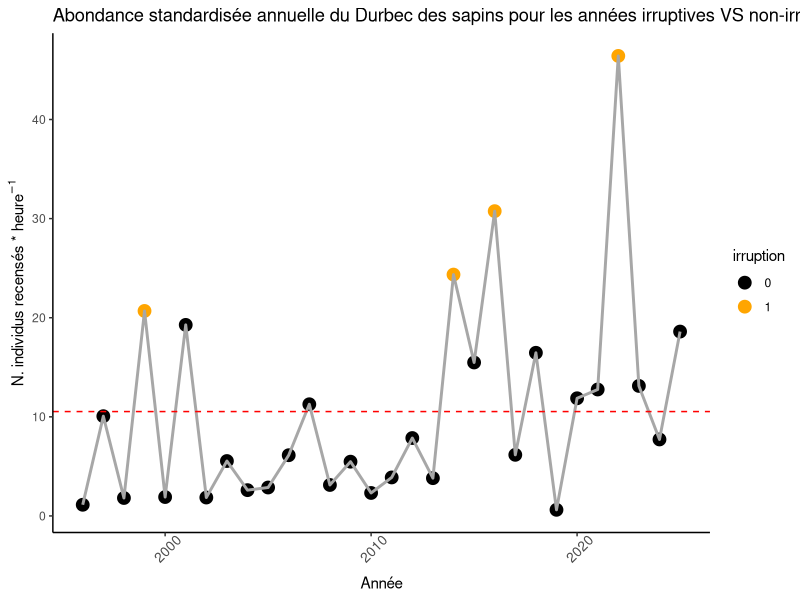
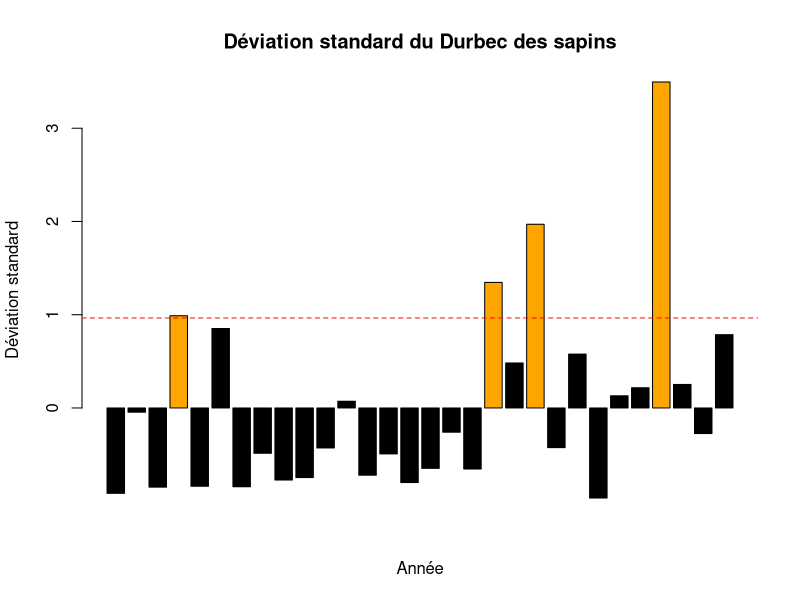
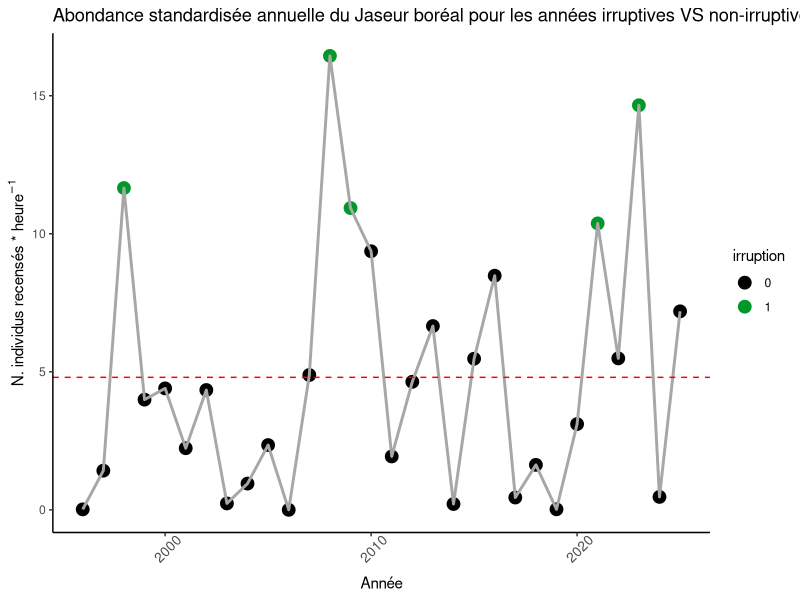
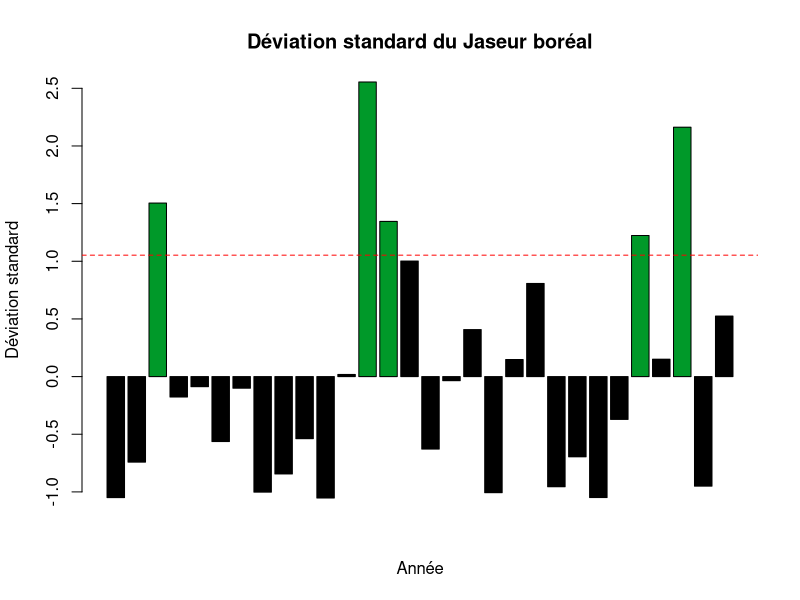
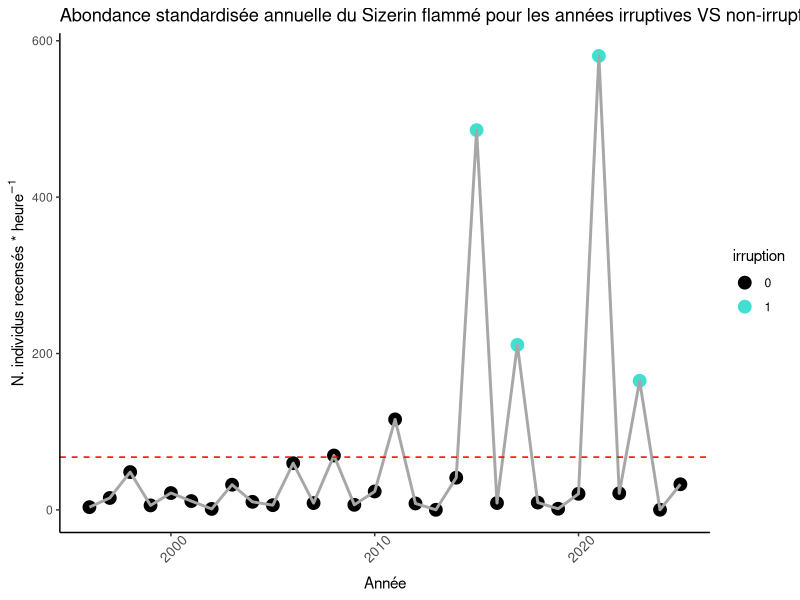
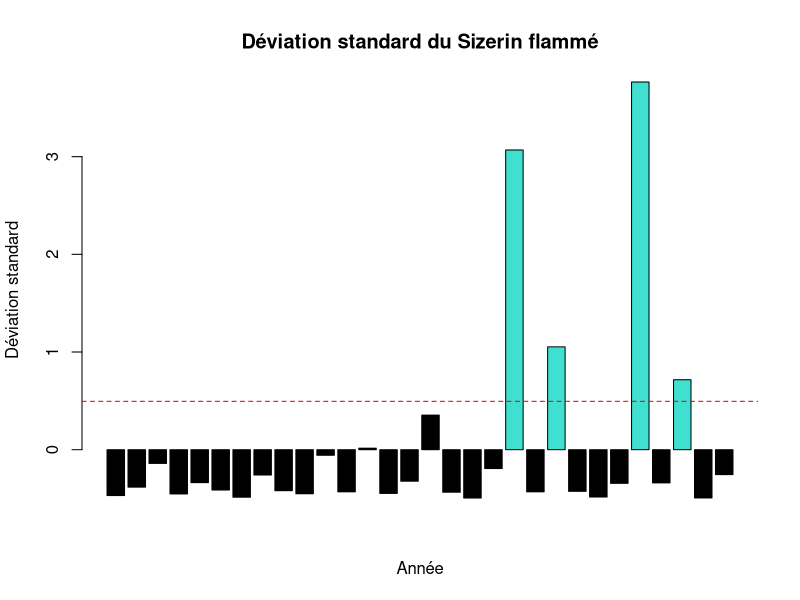
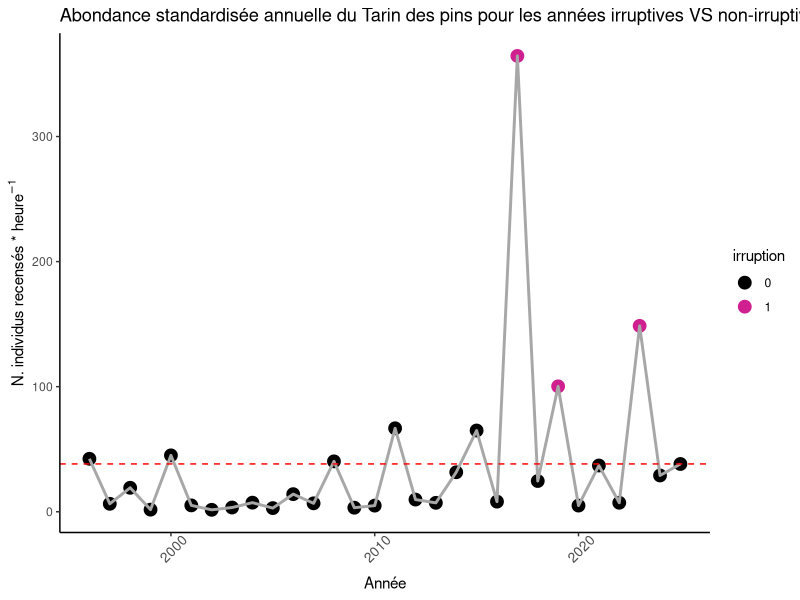
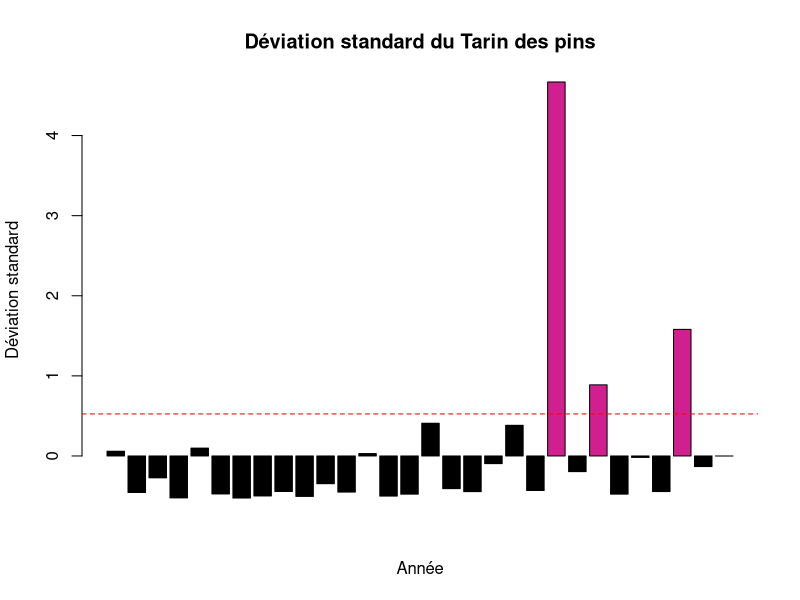

Write R code to recreate these figures, in order. (Note: this script raises an error after producing the figures.)
# Chargements des bibliothèques -------------------------------------------

library(readxl)
library(ggplot2)


# Chargement des répertoires de travail -----------------------------------

setwd("C:/Users/alexe/Fringilids/Data") # Alex



# Chargement données ------------------------------------------------------

DUSA <- read.csv("DUSA.csv", header = TRUE)
JABO <- read.csv("JABO.csv", header = TRUE)
SIFL <- read.csv("SIFL.csv", header = TRUE)
TAPI <- read.csv("TAPI.csv", header = TRUE)

# Filtrer tout avant 2007

# DUSA <- DUSA[DUSA$Annee >= "2007",]
# JABO <- JABO[JABO$Annee >= "2007",]
# SIFL <- SIFL[SIFL$Annee >= "2007",]
# TAPI <- TAPI[TAPI$Annee >= "2007",]

DUSA$irruption <- as.factor(DUSA$irruption)
JABO$irruption <- as.factor(JABO$irruption)
SIFL$irruption <- as.factor(SIFL$irruption)
TAPI$irruption <- as.factor(TAPI$irruption)


# Calcul des irruptions ---------------------------------------------------

# Article de Widck et al. (2023)

# We defined irruption years using the standardized deviate (Di,j) method, following LaMontagne and Boutin (2009). Standardized deviates were defined by

# Ni,j,t is the mean count of species i in cell j in year t, 
# Pi,j,t is the value predicted by the long-term trend in bird count for species i in cell j in year t, and 
# σi,j is the standard deviation for all detrended years for species i in cell j. The numerator in this expression detrends the time series and the denominator scales to unit standard deviation. Following LaMontagne and Boutin (2009), years with positive standardized deviates greater than the absolute value of the minimum deviate were considered anomalously high and indicative of irruption years.

# N: c'est la moyenne pour une année
# P: c'est la valeur prédite à long terme d'une espèce à une année précise. Notre valeur prédite correspond au valeur prédite du modèle linéaire
# Sigma: c'est l'ecart-type du numérateur

# On prend la valeur la plus petite de D (exemple -2.1) en valeur absolue comme seuil (2.1). Si D d'une année dépasse ce seuil (ex: D = 3.4 en 2016), alors 2016 est une année irruptive. 


##### DUSA

# Extraction param. équation

DUSA_Ni <- DUSA$abond_std
DUSA_P <- mean(DUSA$abond_std)
DUSA_Nipi <- DUSA_Ni - DUSA_P # Numérateur
DUSA_sigma <- sd(DUSA_Nipi) # Sigma
DUSA_Di <- DUSA_Nipi/DUSA_sigma # Standard deviate
DUSA_seuil <- abs(min(DUSA_Di)) # Seuil fixé pour irruption
DUSA_irr <- DUSA_Di > DUSA_seuil # Vecteur logique TRUE or FALSE pour irruption

# Save object to load in data_clean.R
# save(DUSA_irr, file = "DUSA_irr.R")

# Représentation graphique
DUSA$irruption<-as.factor(DUSA$irruption)

DUSA_plot <- ggplot(DUSA, aes(x = Annee, y = abond_std, color = irruption))+
  scale_color_manual(values = c( "1" = "orange", "0" = "black"))+
  geom_point(size = 4)+
  geom_path(linewidth = 1, col = "#a7a7a7")+
  labs(title = "Abondance standardisée annuelle du Durbec des sapins pour les années irruptives VS non-irruptives",
       x = "Année",
       y = expression("N. individus recensés *" ~ heure^{-1}))+
  geom_hline(yintercept = mean(DUSA$abond_std), col = "red", lty = 2)+
  theme_classic()+
  theme(axis.text.x = element_text(size = 10, angle = 45, vjust = 0.8))
DUSA_plot


# DEVIATE BARPLOTS

range(DUSA_Di)

cols <- c("black", "orange")
DUSA_col <- ifelse(DUSA_Di > 0.965, cols[2],
                                    cols[1])

DUSA_Diplot <- barplot(DUSA_Di, 
                       xlab = "Année",
                       ylab = "Déviation standard",
                       col = DUSA_col,
                       main = "Déviation standard du Durbec des sapins")
abline(h = 0.965, col = "red", lty = 2)


##### JABO

JABO_Ni <- JABO$abond_std
JABO_P <- mean(JABO$abond_std)
JABO_Nipi <- JABO_Ni - JABO_P # Numérateur
JABO_sigma <- sd(JABO_Nipi) # Sigma
JABO_Di <- JABO_Nipi/JABO_sigma # Standard deviate
JABO_seuil <- abs(min(JABO_Di)) # Seuil fixé pour irruption
JABO_irr <- JABO_Di > JABO_seuil # Vecteur logique TRUE or FALSE pour irruption

# Save object to load in data_clean.R
# save(JABO_irr, file = "JABO_irr.R")

# Représentation graphique
JABO$irruption<- as.factor(JABO$irruption)

JABO_plot <- ggplot(JABO, aes(x = Annee, y = abond_std, color = irruption))+
  scale_color_manual(values = c("1" = "#009929", "0" = "black"))+
  geom_point(size = 4)+
  geom_path(linewidth = 1, col = "#a7a7a7")+
  labs(title = "Abondance standardisée annuelle du Jaseur boréal pour les années irruptives VS non-irruptives",
       x = "Année",
       y = expression("N. individus recensés *" ~ heure^{-1}))+
  geom_hline(yintercept = mean(JABO$abond_std), col = "red", lty = 2)+
  theme_classic()+
  theme(axis.text.x = element_text(size = 10, angle = 45, vjust = 0.8))
JABO_plot


# DEVIATE BARPLOTS

range(JABO_Di)

cols <- c("black", "#009929")
JABO_col <- ifelse(JABO_Di > 1.053, cols[2],
                   cols[1])

JABO_Diplot <- barplot(JABO_Di,
                       xlab = "Année",
                       ylab = "Déviation standard",
                       col = JABO_col,
                       main = "Déviation standard du Jaseur boréal")
abline(h = 1.053, col = "red", lty = 2)


##### SIFL

SIFL_Ni <- SIFL$abond_std
SIFL_P <- mean(SIFL$abond_std)
SIFL_Nipi <- SIFL_Ni - SIFL_P # Numérateur
SIFL_sigma <- sd(SIFL_Nipi) # Sigma
SIFL_Di <- SIFL_Nipi/SIFL_sigma # Standard deviate
SIFL_seuil <- abs(min(SIFL_Di)) # Seuil fixé pour irruption
SIFL_irr <- SIFL_Di > SIFL_seuil # Vecteur logique TRUE or FALSE pour irruption

# Save object to load in data_clean.R
# save(SIFL_irr, file = "SIFL_irr.R")

# Représentation graphique
SIFL$irruption<-as.factor(SIFL$irruption)
SIFL_plot <- ggplot(SIFL, aes(x = Annee, y = abond_std, color = irruption))+
  scale_color_manual(values = c("1" = "turquoise", "0" = "black"))+
  geom_point(size = 4)+
  geom_path(linewidth = 1, col = "#a7a7a7")+
  labs(title = "Abondance standardisée annuelle du Sizerin flammé pour les années irruptives VS non-irruptives",
       x = "Année",
       y = expression("N. individus recensés *" ~ heure^{-1}))+
  geom_hline(yintercept = mean(SIFL$abond_std), col = "red", lty = 2)+
  theme_classic()+
  theme(axis.text.x = element_text(size = 10, angle = 45, vjust = 0.8))
SIFL_plot

# DEVIATE BARPLOT

range(SIFL_Di)

cols <- c("black", "turquoise")
SIFL_col <- ifelse(SIFL_Di > 0.495, cols[2],
                   cols[1])

SIFL_Diplot <- barplot(SIFL_Di,
                       xlab = "Année",
                       ylab = "Déviation standard",
                       col = SIFL_col,
                       main = "Déviation standard du Sizerin flammé")
abline(h = 0.495, col = "red", lty = 2)


##### TAPI

TAPI_Ni <- TAPI$abond_std
TAPI_P <- mean(TAPI$abond_std)

TAPI_Nipi <- TAPI_Ni - TAPI_P # Numérateur

TAPI_sigma <- sd(TAPI_Nipi) # Sigma

TAPI_Di <- TAPI_Nipi/TAPI_sigma # Standard deviate

TAPI_seuil <- abs(min(TAPI_Di)) # Seuil fixé pour irruption

TAPI_irr <- TAPI_Di > TAPI_seuil # Vecteur logique TRUE or FALSE pour irruption

# Save object to load in data_clean.R
# save(TAPI_irr, file = "TAPI_irr.R")

# Représentation graphique
TAPI$irruption<-as.factor(TAPI$irruption)
TAPI_plot <- ggplot(TAPI, aes(x = Annee, y = abond_std, color = irruption))+
  scale_color_manual(values = c("1" = "violetred", "0" = "black"))+
  geom_point(size = 4)+
  geom_path(linewidth = 1, col = "#a7a7a7")+
  labs(title = "Abondance standardisée annuelle du Tarin des pins pour les années irruptives VS non-irruptives",
       x = "Année",
       y = expression("N. individus recensés *" ~ heure^{-1}))+
  geom_hline(yintercept = mean(TAPI$abond_std), col = "red", lty = 2)+
  theme_classic()+
  theme(axis.text.x = element_text(size = 10, angle = 45, vjust = 0.8))
TAPI_plot


# DEVIATE BARPLOT

range(TAPI_Di)

cols <- c("black", "violetred")
TAPI_col <- ifelse(TAPI_Di > 0.525, cols[2],
                   cols[1])

TAPI_Diplot <- barplot(TAPI_Di,
                       xlab = "Année",
                       ylab = "Déviation standard",
                       col = TAPI_col,
                       main = "Déviation standard du Tarin des pins")
abline(h = 0.525, col = "red", lty = 2)

plot_grid(DUSA_plot, JABO_plot, SIFL_plot, TAPI_plot)
plot_grid()
